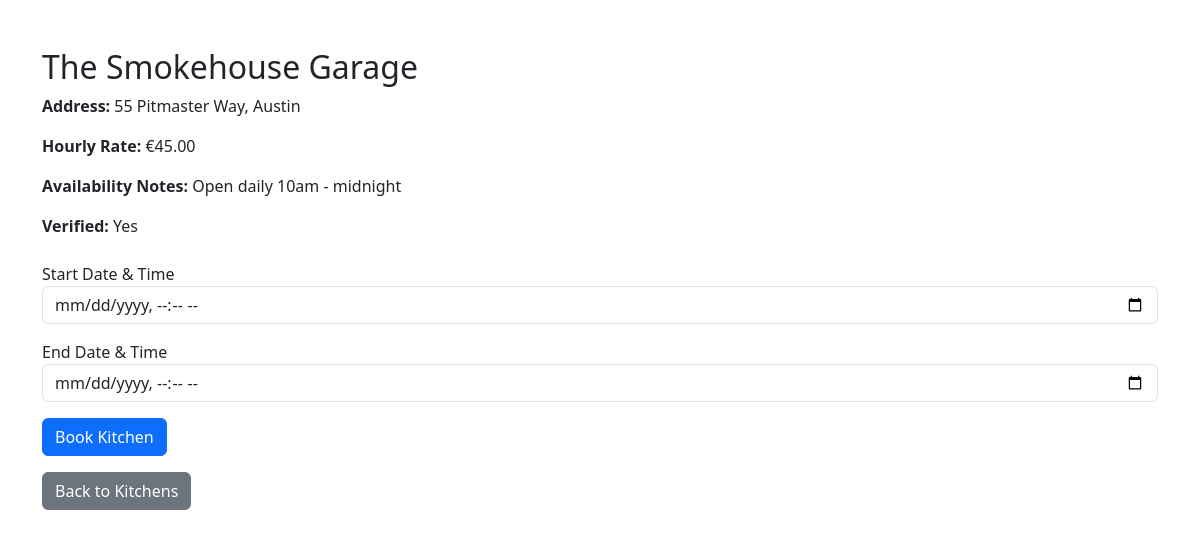
Screenshot of /book_kitchen.php?id=22 (signed in) with the database file from the repository.
### tables this page shows
CREATE TABLE `kitchens` (
  `id` int(11) NOT NULL,
  `owner_id` int(11) DEFAULT NULL,
  `name` varchar(150) DEFAULT NULL,
  `description` text DEFAULT NULL,
  `address` varchar(255) DEFAULT NULL,
  `hourly_rate` decimal(10,2) DEFAULT NULL,
  `image_url` text DEFAULT NULL,
  `availability_notes` text DEFAULT NULL,
  `is_verified` tinyint(1) DEFAULT 0,
  `created_at` timestamp NULL DEFAULT current_timestamp()
);

### book_kitchen.php (the view, shortened to what this page needs)
<?php
require "config/database.php";
$kitchen_id = $_GET['id'];
$stmt = $pdo->prepare("SELECT * FROM kitchens WHERE id=?");
$stmt->execute([$kitchen_id]);
$kitchen = $stmt->fetch();
?>
<!DOCTYPE html>
<html>
<head>
    <link rel="stylesheet" href="https://cdn.jsdelivr.net/npm/bootstrap@5.3.2/dist/css/bootstrap.min.css">
</head>
<body>
<div class="container mt-5">
    <h2><?php echo htmlspecialchars($kitchen['name']); ?></h2>
    <p><strong>Address:</strong> <?php echo htmlspecialchars($kitchen['address']); ?></p>
    <p><strong>Hourly Rate:</strong> €<?php echo htmlspecialchars($kitchen['hourly_rate']); ?></p>
    <p><strong>Availability Notes:</strong> <?php echo htmlspecialchars($kitchen['availability_notes']); ?></p>
    <p><strong>Verified:</strong> <?php echo $kitchen['is_verified'] ? "Yes" : "No"; ?></p>
    <form method="POST" class="mt-4">
        <div class="mb-3">
            <label>Start Date & Time</label>
            <input type="datetime-local" name="start" class="form-control" required>
        </div>
        <div class="mb-3">
            <label>End Date & Time</label>
            <input type="datetime-local" name="end" class="form-control" required>
        </div>
        <button type="submit" class="btn btn-primary">Book Kitchen</button>
    </form>
    <a href="index.php" class="btn btn-secondary mt-3">Back to Kitchens</a>
</div>
</body>
</html>

### rows the page displays
kitchens: name "The Smokehouse Garage", address "55 Pitmaster Way, Austin", hourly_rate "45.00", availability_notes "Open daily 10am - midnight"
